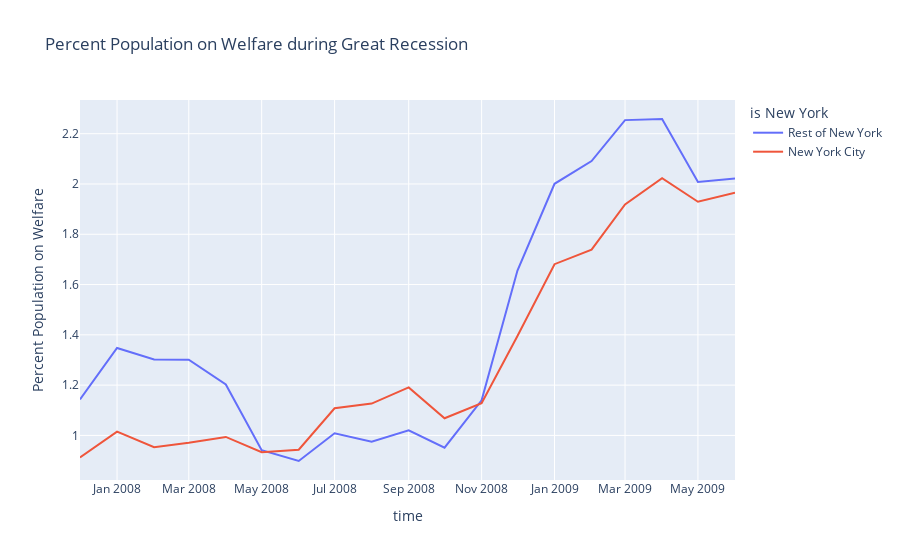

Write notebook code for a chart like this one.
### Code cell
fig= px.line(recession_2007, x="time", y="Percent Population on Welfare", color='is New York',title="Percent Population on Welfare during Great Recession")
fig.show()
fig.write_image('nygraph_great_recession.png')

### Figure 1 — Plotly figure (JSON) as saved in the notebook; plotly's stock layout.template omitted (floating-point values rounded to 4 significant figures)
{"data": [{"hovertemplate": "is New York=Rest of New York<br>time=%{x}<br>Percent Population on Welfare=%{y}<extra></extra>", "legendgroup": "Rest of New York", "line": {"color": "#636efa", "dash": "solid"}, "mode": "lines", "name": "Rest of New York", "orientation": "v", "showlegend": true, "type": "scatter", "x": ["2007-12-01T00:00:00", "2008-01-01T00:00:00", "2008-02-01T00:00:00", "2008-03-01T00:00:00", "2008-04-01T00:00:00", "2008-05-01T00:00:00", "2008-06-01T00:00:00", "2008-07-01T00:00:00", "2008-08-01T00:00:00", "2008-09-01T00:00:00", "2008-10-01T00:00:00", "2008-11-01T00:00:00", "2008-12-01T00:00:00", "2009-01-01T00:00:00", "2009-02-01T00:00:00", "2009-03-01T00:00:00", "2009-04-01T00:00:00", "2009-05-01T00:00:00", "2009-06-01T00:00:00"], "xaxis": "x", "y": [1.143, 1.348, 1.302, 1.301, 1.202, 0.9413, 0.8982, 1.009, 0.9745, 1.02, 0.9512, 1.14, 1.656, 2.001, 2.091, 2.254, 2.259, 2.008, 2.021], "yaxis": "y"}, {"hovertemplate": "is New York=New York City<br>time=%{x}<br>Percent Population on Welfare=%{y}<extra></extra>", "legendgroup": "New York City", "line": {"color": "#EF553B", "dash": "solid"}, "mode": "lines", "name": "New York City", "orientation": "v", "showlegend": true, "type": "scatter", "x": ["2007-12-01T00:00:00", "2008-01-01T00:00:00", "2008-02-01T00:00:00", "2008-03-01T00:00:00", "2008-04-01T00:00:00", "2008-05-01T00:00:00", "2008-06-01T00:00:00", "2008-07-01T00:00:00", "2008-08-01T00:00:00", "2008-09-01T00:00:00", "2008-10-01T00:00:00", "2008-11-01T00:00:00", "2008-12-01T00:00:00", "2009-01-01T00:00:00", "2009-02-01T00:00:00", "2009-03-01T00:00:00", "2009-04-01T00:00:00", "2009-05-01T00:00:00", "2009-06-01T00:00:00"], "xaxis": "x", "y": [0.9122, 1.015, 0.9531, 0.9705, 0.994, 0.9333, 0.9432, 1.108, 1.127, 1.191, 1.068, 1.128, 1.396, 1.681, 1.739, 1.918, 2.023, 1.93, 1.965], "yaxis": "y"}], "layout": {"legend": {"title": {"text": "is New York"}, "tracegroupgap": 0}, "title": {"text": "Percent Population on Welfare during Great Recession"}, "xaxis": {"anchor": "y", "domain": [0, 1], "title": {"text": "time"}}, "yaxis": {"anchor": "x", "domain": [0, 1], "title": {"text": "Percent Population on Welfare"}}}}
